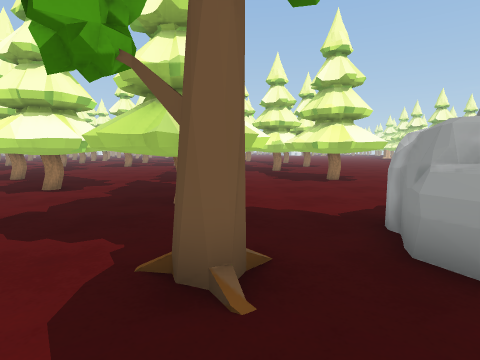
view 1 (above)

24 first-person views from a walk through a 3-D level made in the Unity game engine. The camera is 1.2 m above the floor, tilts 6° down and sees 80° across. The floor is counted in squares, 1 m on a side. Each view is taken from the middle of a square. On the plan, view 1 faces up. The plan holds only what a view shows up to about 13 squares ahead; the rest is blank. The place goes on beyond the plan. The player character is not drawn.

view 2
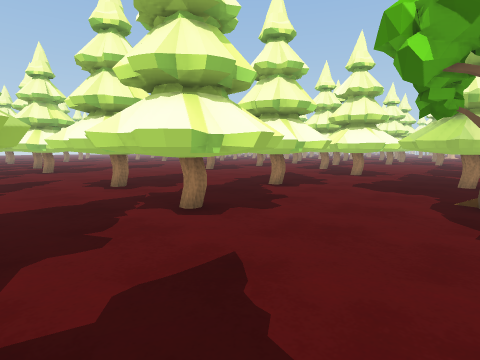

view 3
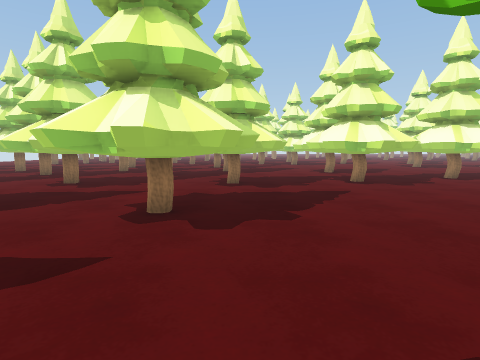

view 4
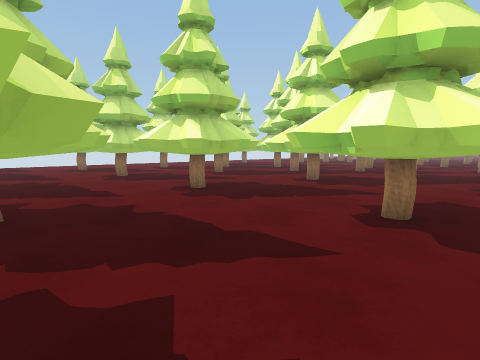

view 5
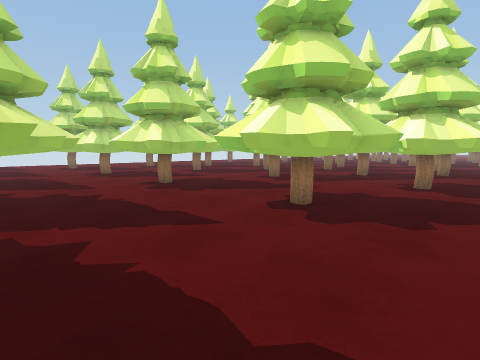

view 6
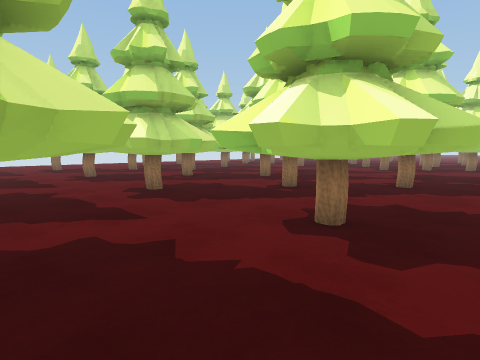

view 7
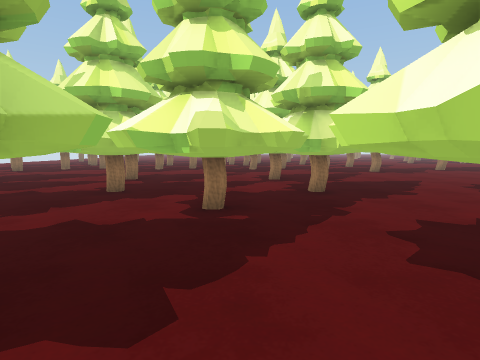

view 8
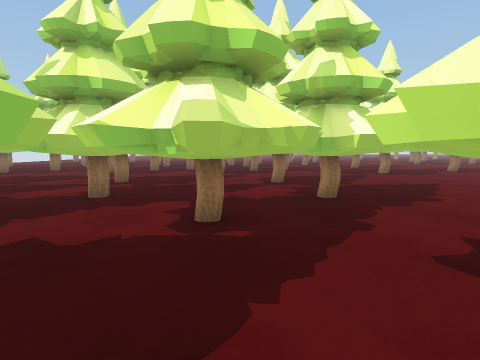

view 9
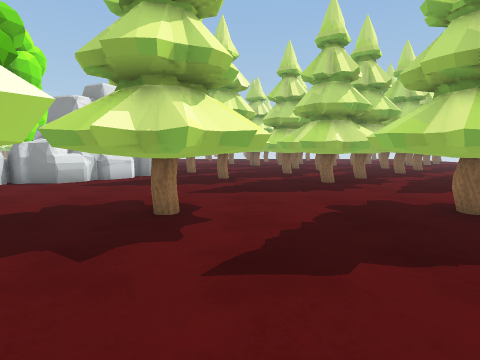

view 10
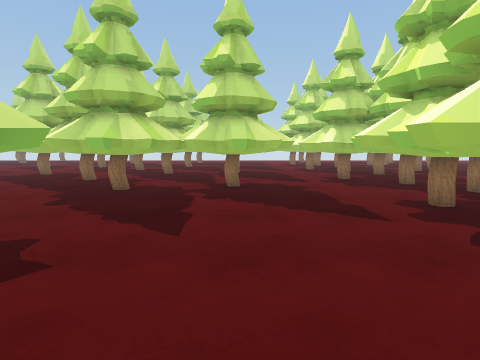

view 11
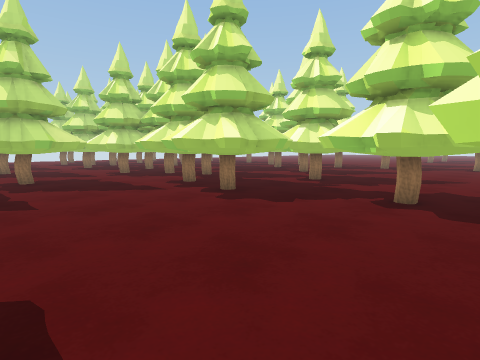

view 12
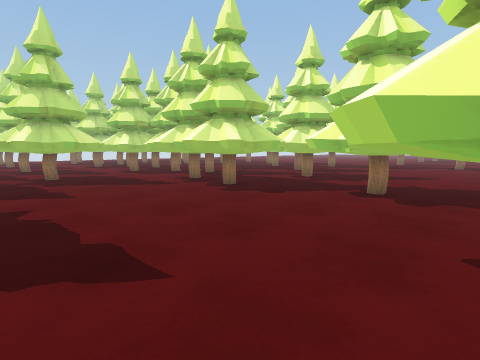

view 13
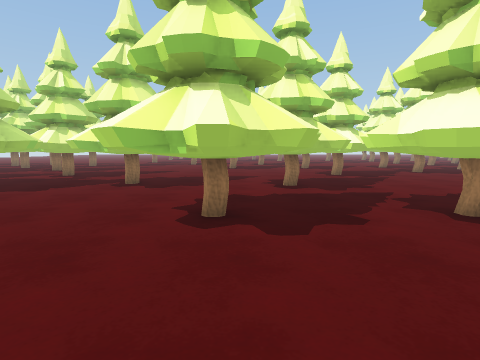

view 14
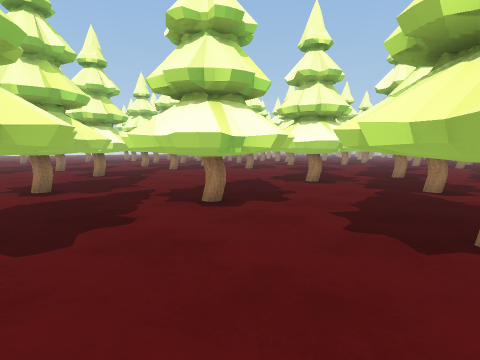

view 15
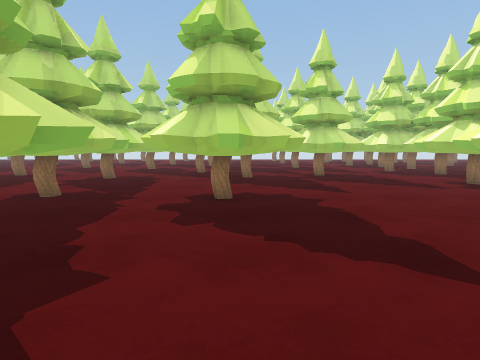

view 16
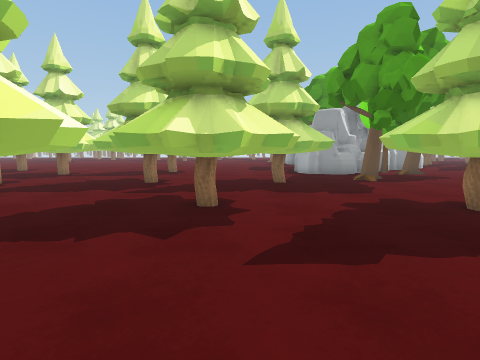

view 17
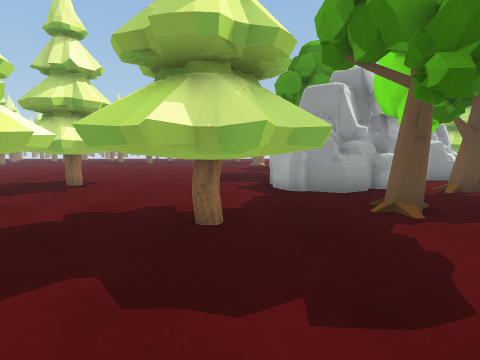

view 18
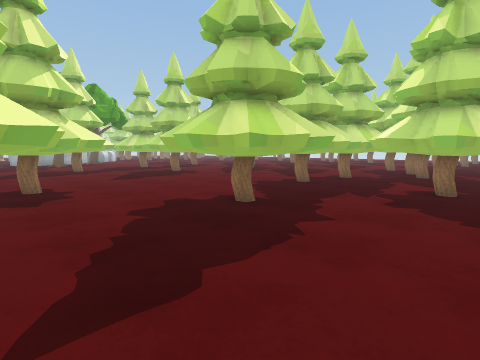

view 19
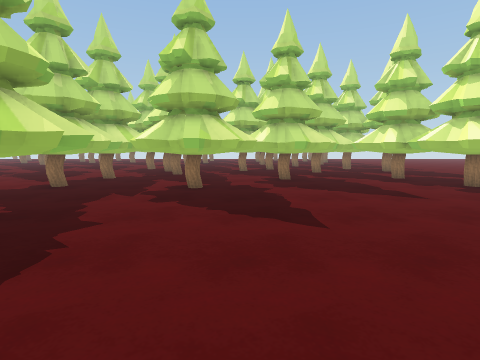

view 20
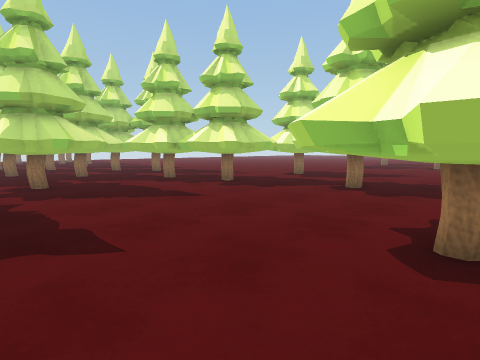

view 21
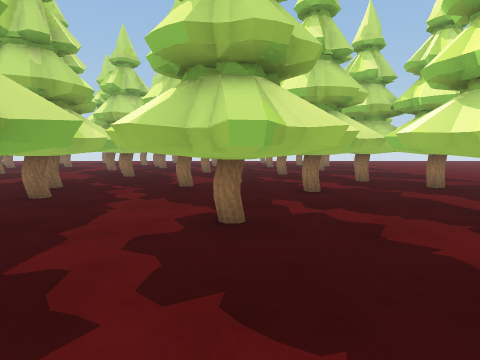

view 22
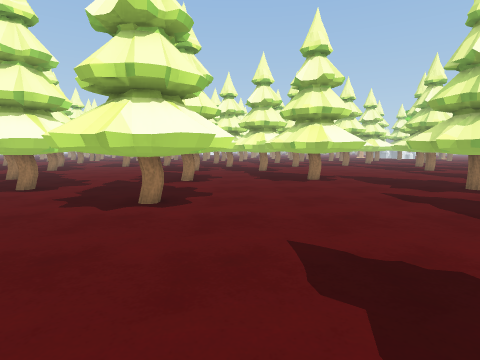

view 23
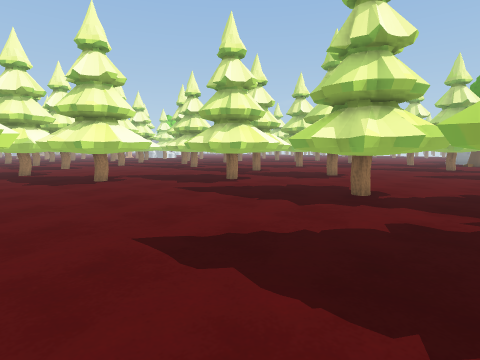

view 24
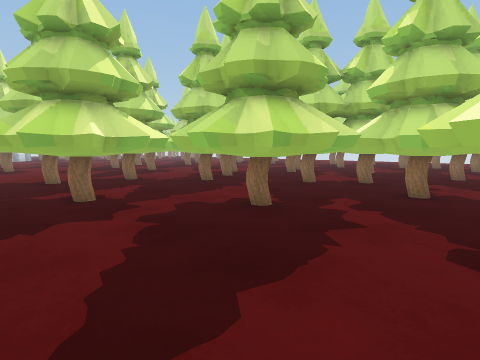

### Floor plan
Key: @ floor where view 1 was taken; # wall or solid block; . floor; O other object.
Columns run from 31 left of view 1 to 6 right of it. Each row starts with its distance up from view 1.
 13          O        O         OO    O
 12     O OOOOO....  OOO OO  ...OOO  OOOO
 11    OO.OOOO . .. OOO.OOOO.O..OOO .OOOO.
 10 O. OO..OOO.OOOO OOO..OOOOOO  OOO..OOO.
  9 O.  ......OOOOO..O.....OOOOO..O.......
  8 O.   ......OOOO OOO....OOOOOOOO ......
  7 O OOOO.....OOO.OOOOO....OOO.OOO O.....
  6 .OOOO..........OOOO.........OOOO......
  5 ..OOO......OOO..OOO.....OOO..OOO..OO
  4 ..........OOOO.........OOOO......OOO
  3  .........OOOOO........OOOOO..OO.OO
  2 ..........OOOO.........OOOO....O..O#
  1 ........O...O........O...O........OO
  0 O......OOOO.OOO.....OOOO.OOO...@.OOOOO
 -1 OO.....OOOOOOOOO....OOOOOOOOO....O..OO
 -2 OO...OOOOOOOOOOO....OOOOOOOOO.......OO
 -3  O.OOOOO   O OO......OO..OOO.........O
 -4 OOOOOOOO..OOOOO...........O...........
 -5  OOOOO  .OOOOOO.....OOO..OOOO.........
 -6    OO ..OOO    .OOOOOOO..OOOO.OOOO....
 -7 OOOOO OOOO OO..OOOOOOOOO.OOOO.OOOO...O
 -8 O OOOOOOO OO  . OOO OOOOO OOO.OOOO..OO
 -9 OO   OOO  O OOO.    .  OOO....OOOO...O
-10  O  OO   .O OOO......  OOOO..........
-11          OOO   .... OO OOOOOO......OOO
-12          OO         OOOO.OOOO.OOOO.OOO
-13                  OO  OOO.  OO.OOOO.OOO
-14                  O   OOOO       OO..OO

Positions as (right, up) in squares from view 1, and headings:
1: (0, 0), facing up
2: (0, -5), facing up-left
3: (6, -6), facing left
4: (6, -6), facing down-left
5: (6, -4), facing down-left
6: (0, -4), facing down-left
7: (-2, -9), facing left
8: (-3, -9), facing left
9: (-5, -9), facing right
10: (-14, 2), facing down
11: (-12, 5), facing down-left
12: (-11, 6), facing down-left
13: (-9, 7), facing left
14: (-9, 7), facing up-left
15: (-10, 6), facing down
16: (-12, 8), facing right
17: (-6, 6), facing right
18: (-24, 8), facing down-right
19: (-24, 8), facing down
20: (-24, 7), facing down-left
21: (-26, 1), facing down
22: (-26, 0), facing up
23: (-27, 0), facing up-right
24: (-30, 1), facing down-right
